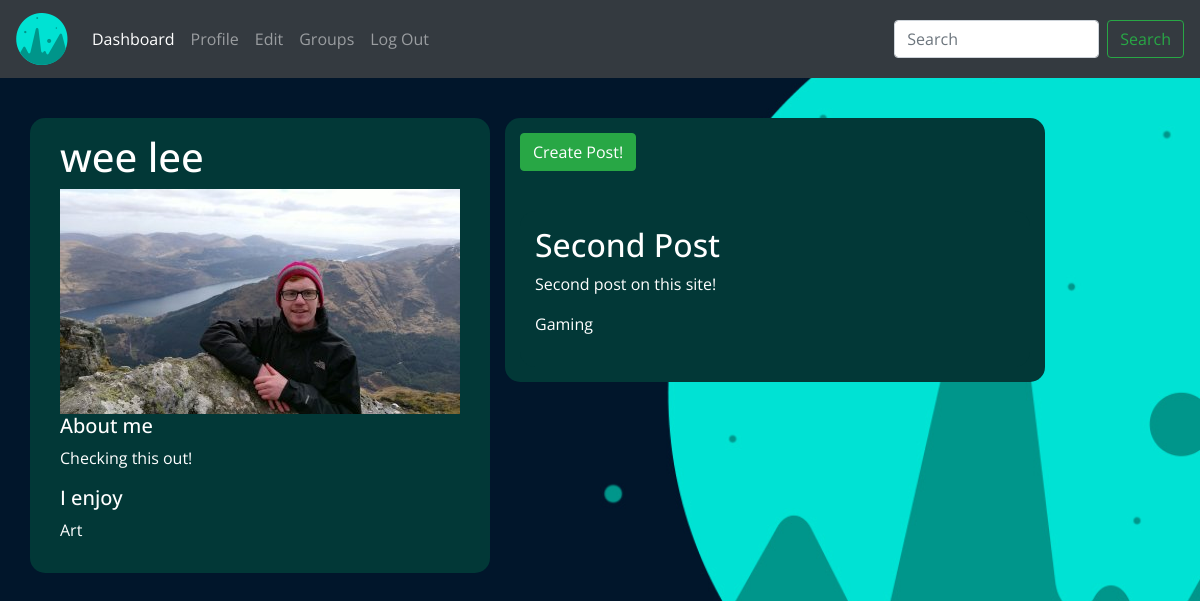
/profile/user/wee lee, run on the app's committed database.
### tables this page shows
CREATE TABLE accountData (
username TEXT NOT NULL,
email TEXT NOT NULL,
password TEXT NOT NULL,
bio TEXT,
imageName TEXT,
interests TEXT,
dailyVotes INT);

CREATE TABLE "userPost"(
    author TEXT PRIMARY KEY,
    postTitle TEXT NOT NULL,
    postContent TEXT NOT NULL,    
    category TEXT NOT NULL,
    postImage TEXT,
    dateTime TEXT NOT NULL
);

### app.py (the view)
@app.route("/profile/user/<user>", methods=['GET', 'POST'])
def profileUserName(user):
        user = user
        form = postStatus(request.form)
        conn =sqlite3.connect('userData.db')
        print ("Opened database successfully")
        c = conn.cursor()
        c.execute('SELECT * FROM accountData WHERE username LIKE (?)', (user, ))
        results = c.fetchall()
        c.execute('SELECT * FROM userPost WHERE author LIKE(?)', (user, ))
        posts = c.fetchall()
        print(results)
        print(posts)
        if request.method == 'POST':
                conn = sqlite3.connect('userData.db')
                print ("User Posts data opened")
                c = conn.cursor()
                newPost = [(g.username, (form.postTitle.data), (form.postContent.data), (form.category.data))]
                with conn:
                        try:
                                insertPost = '''INSERT INTO userPost (author, postTitle, postContent, category, dateTime) VALUES(?,?,?,?, datetime('now', 'localtime'))'''
                                c.executemany(insertPost, newPost)
                                print ("Insert correctly")
                        except Exception as e: print(e)
                        flash((g.username) + " Successfully Posted!!")
        else:
                if results:
                        for row in results:
                                username = row[0]
                                bio = row[3]
                                img_url = '../../static/' +row[4]
                                interests = row[5]
                                if posts:
                                        for post in posts:
                                                postTitle = post[1]
                                                postContent = post[2]
                                                category = post[3]
                                                return render_template("profile.html", form=form, postTitle=postTitle, postContent=postContent, category=category, bio=bio, img_url=img_url, interests=interests, username=user)
                                else:
                                        return render_template("profile.html", bio=bio, img_url=img_url, interests=interests, form=form, username=user)
                else:
                        return redirect(404)

### forms/forms.py
class postStatus(FlaskForm):
    postTitle = StringField('title', validators=[DataRequired(), Length(min=2, max=50)])
    postContent = StringField('content', validators=[DataRequired()], widget=TextArea())
    category = SelectField('category', choices=[('Art', 'Art'), ('Music', 'Music'), ('Sports', 'Sports'), ('Travel', 'Travel'),('Food', 'Food'), ('Gaming', 'Gaming'), ('Film', 'Film'), ('Politics', 'Politics')])
    upload = FileField('Upload Profile Image')
    submit = SubmitField('Send it!')

### app.py (called while the page is built)
@app.before_request
def before_request():
        g.username = None
        if 'username' in session:
                g.username = session['username']

### static/frontend/public/templates/profile.html (shortened to what this page needs)
{% extends "template.html" %}
{% block content %}
<div class="container">
    <div class="row">
        <div class="status-box">
            <div class="col-sm-6">
                <h1>{{username}}</h1>
                    <a href={{url_for('profile')}}><img class="profilePic" src="{{img_url}}"></a>
                    <h5>About me</h5>
                        <p>{{bio}}</p>
                        <h5>I enjoy</h5>
                        <p>{{interests}}</p>
            </div>
        </div>
        <div class="col-sm-6">
            <div class="status-box">
            <button id="slider" class="btn btn-success">Create Post!</button>
              <div class="previousPosts">
                <h2>{{postTitle}}</h2>
                <p>{{postContent}}</p>
                <p>{{category}}</p>
            </div>
        </div>
    </div>
</div>
</div>
{% endblock %}

### static/frontend/public/styles.css (style rules this page uses)
.body { min-height: 100vh; position: relative; margin: 0; font-family: 'Open Sans', sans-serif; color:#fff; background-color: #01162B; background-image: url(background2.jpg); background-size: cover; background-repeat: no-repeat; background-attachment: fixed; }
.status-box { margin-top:5vmin; background-color:#023837; border-radius: 15px; padding:15px; }
.previousPosts { background-color:#023837; border-radius: 15px; padding:15px; margin-top:5vmin; }

### data on the page
accountData: bio "Checking this out!", interests "Art"
userPost: postTitle "Second Post", postContent "Second post on this site!", category "Gaming"

### other printed values
{{ username }} "wee lee"
